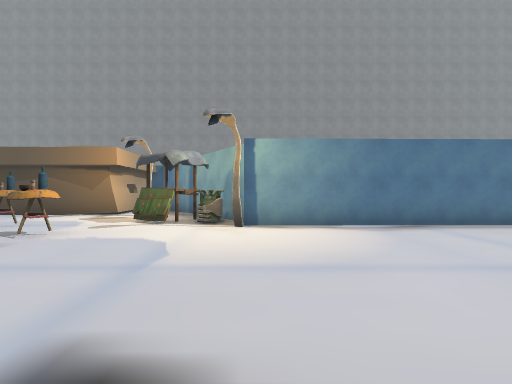
view 1 (above)

18 first-person views from a walk through a scene from a Unity 3-D project. The camera is 1.5 m above the floor, looks level and sees 80° across. The floor is counted in squares, 2 m on a side. Each view is taken from the middle of a square. On the plan, view 1 faces up. The plan holds only what a view shows up to about 10 squares ahead; the rest is blank. The place goes on beyond the plan. Some surface patterns are stand-ins.

view 2
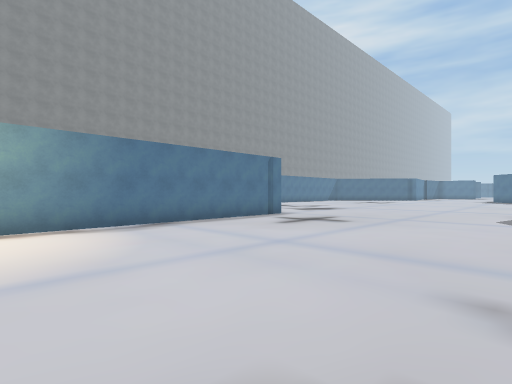

view 3
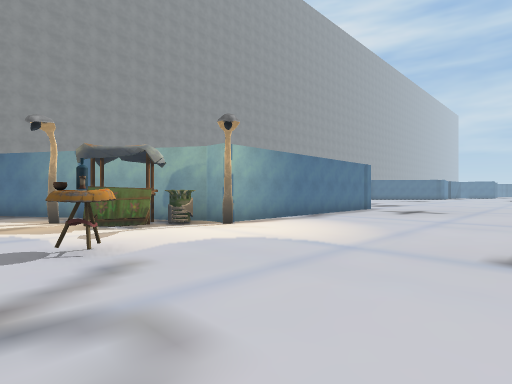

view 4
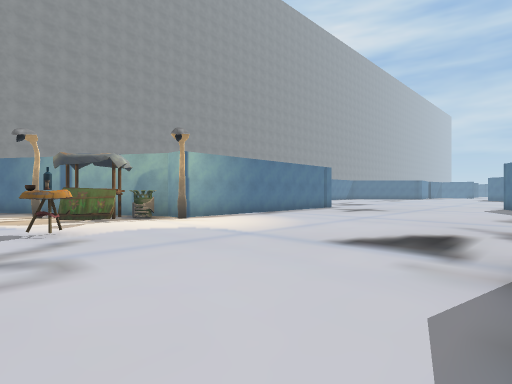

view 5
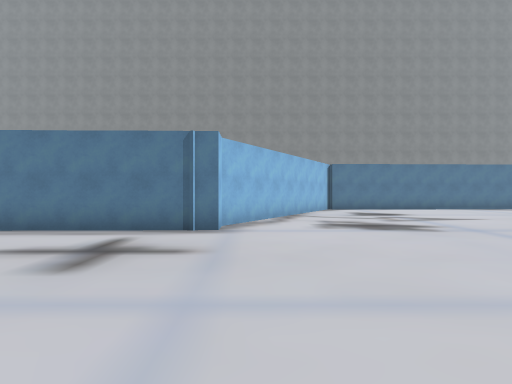

view 6
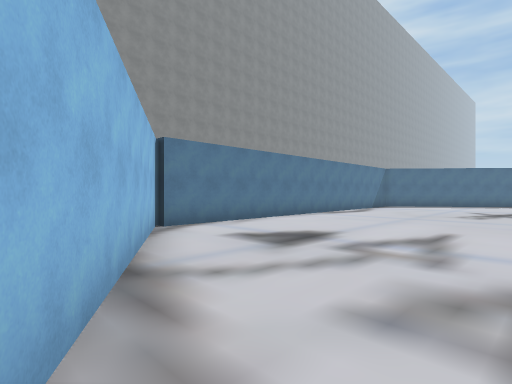

view 7
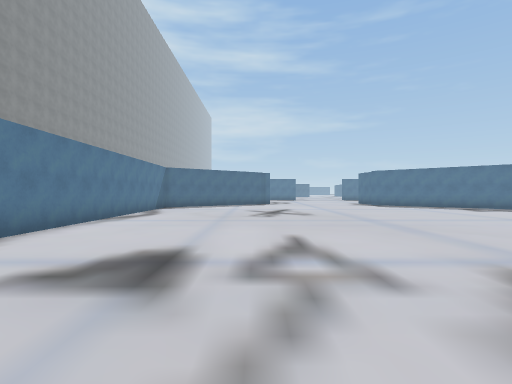

view 8
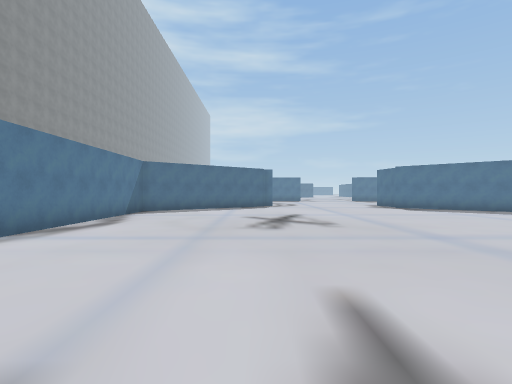

view 9
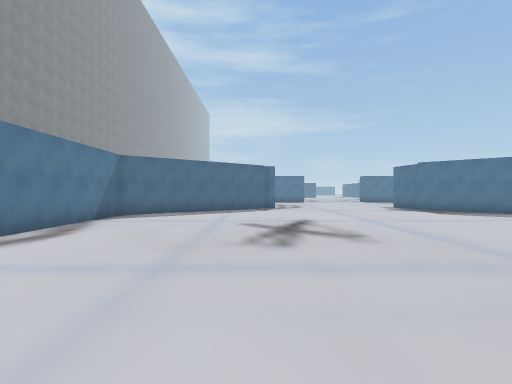

view 10
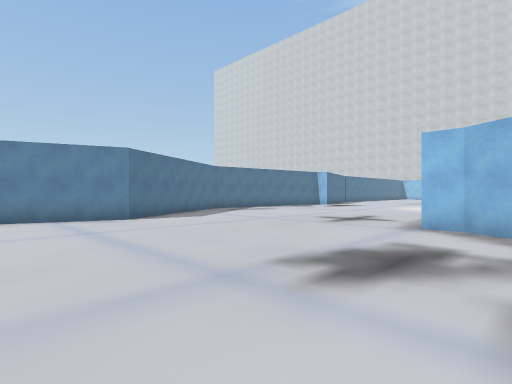

view 11
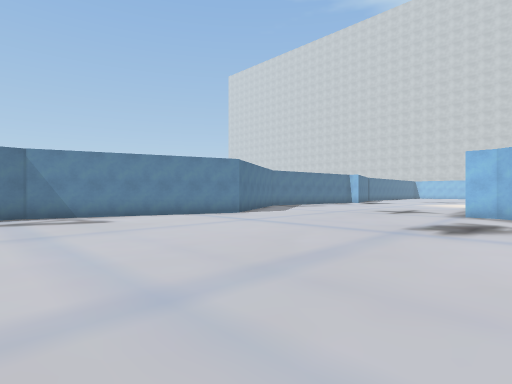

view 12
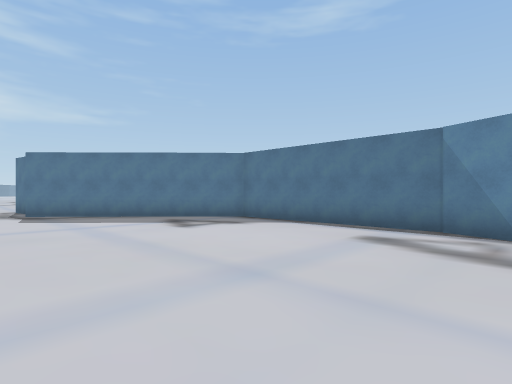

view 13
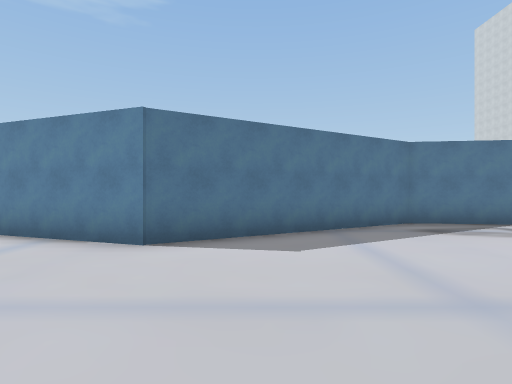

view 14
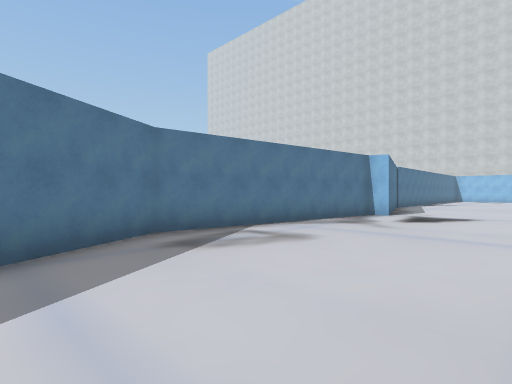

view 15
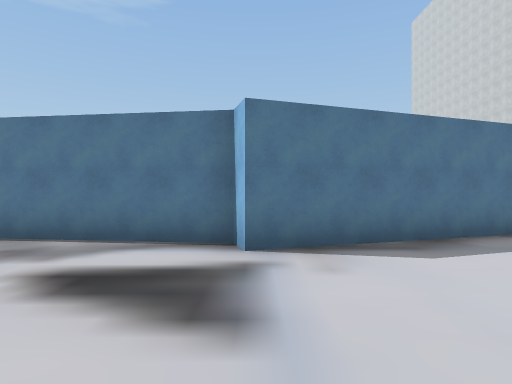

view 16
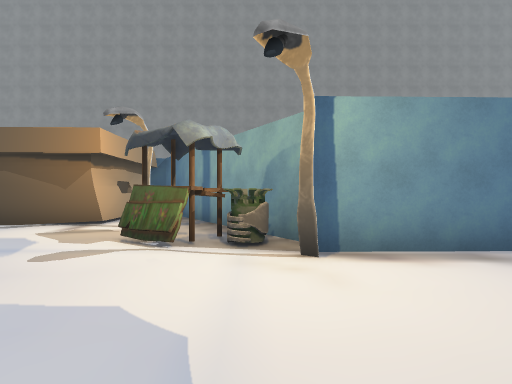

view 17
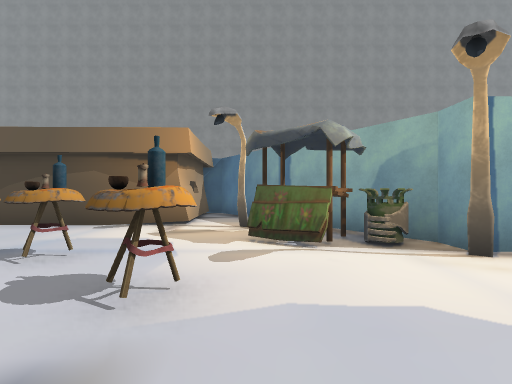

view 18
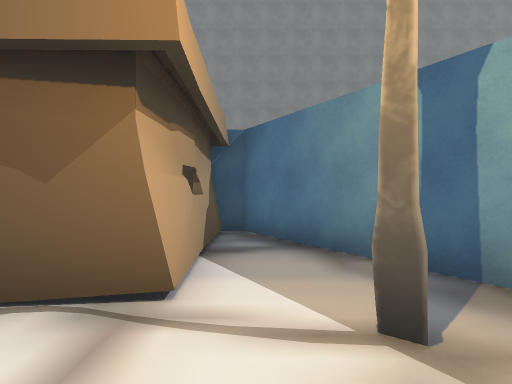

### Floor plan
Points are (right, up) in squares from view 1. A wall is a line through its corners. A room is listed if a view was taken in it or the views show most of it. See-through windows are left out.
Room 1 (views 1, 2, 3, 4, 5, 6, 7, 8, 9, 10, 11, 12, 13, 14, 15, 16, 17, 18)
walls: (12.1, 14.1) (8.2, 7.7) (8.3, 7) (0.4, 6.8); (-0.3, 7.5) (-4.1, 13.7) (-4.7, 13.7) (-4.7, 10); (-3.3, 5.2) (-3.5, 5.1) (-3.5, 4.8); (-3.5, 5.2) (-3.8, 5); (-3.5, 5.3) (-3.8, 4.9) (-4, 5.4); (-3.5, 5.3) (-3.5, 5.3); (-3.5, 5.4) (-3.9, 5.1); (-3.6, 5.4) (-4.1, 5.2); (-3.6, 5.4) (-3.8, 5); (-3.7, 5) (-4.1, 5.3); (-3.7, 5) (-3.7, 4.9); (-3.8, 4.9) (-4.1, 4.9); (-3.8, 4.9) (-4, 4.9); (-3.8, 5.1) (-3.8, 5); (24.9, 14.4) (12.3, 14.1); (-5, 6.2) (-5.5, 6.1); (-5, 6.4) (-5.4, 6); (-5.1, 6.6) (-5.4, 6.1); (-5.1, 6.8) (-5.3, 6.2); (-5.2, 6.6) (-5.4, 6.1); (-5.4, 6.7) (-5.4, 6.2); (-4.8, 11.7) (-4.5, 10.1) (-5.5, 9.9); (-4.6, 13.2) (-4.8, 11.8); (-5.6, -2.4) (-0.9, -0.9) (-0.7, -1.4) (6.3, -2.3) (11.6, 0.7) (17.7, -1.5) (22.9, -1.4) (25.5, 1.4)
low walls: (-5.1, 6.7) (-5.4, 6.7)
objects: other object (-3, 7) to (-2, 9); other object (-3, 9); other object (-1, 7) to (-1, 8); other object (0, 7)

Positions as (right, up) in squares from view 1, and headings:
1: (0, 0), facing up
2: (0, 0), facing up-right
3: (-5, 1), facing up-right
4: (-5, -1), facing up-right
5: (9, 1), facing up
6: (9, 8), facing up-right
7: (10, 10), facing right
8: (13, 10), facing right
9: (15, 10), facing right
10: (15, 9), facing down-left
11: (19, 9), facing down-left
12: (16, 5), facing down-right
13: (10, 5), facing down
14: (9, 3), facing down-left
15: (-1, 3), facing down
16: (-1, 3), facing up
17: (-3, 3), facing up
18: (-4, 8), facing up
